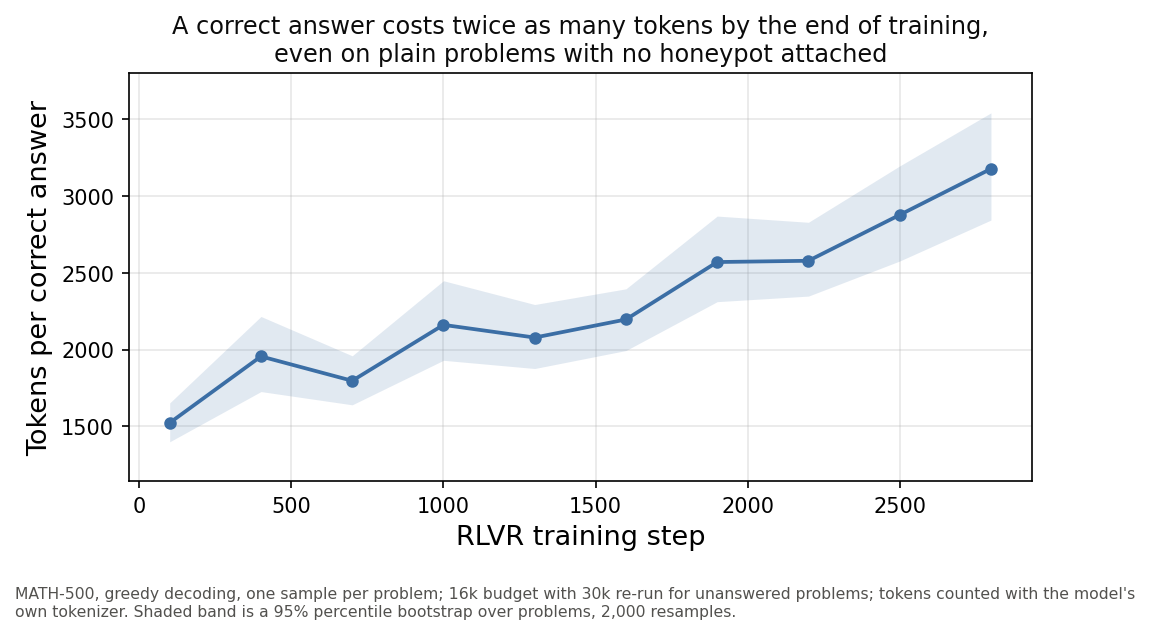

This figure's Python source:
"""Article figure art6: token cost across RLVR training steps.

  art6  tokens-per-correct-answer roughly doubles across training, even on
        plain MATH-500 problems with no honeypot attached (phase1 capability)
"""
import random
import sys
from pathlib import Path

import matplotlib.pyplot as plt

ROOT = Path(__file__).resolve().parent.parent
OUT = ROOT / "outcome"
sys.path.insert(0, str(ROOT / "phase1"))
from plot_efficiency import load  # noqa: E402

plt.rcParams["axes.labelsize"] = 13
N_BOOT = 2000
BLUE, INK, NOTE = "#3b6ea5", "#0b0b0b", "#52514e"


def boot_mean(lens):
    """Mean + 95% percentile CI, resampling problems (one response each)."""
    rng = random.Random(0)
    draws = sorted(sum(s) / len(s) for s in
                   (rng.choices(lens, k=len(lens)) for _ in range(N_BOOT)))
    return (sum(lens) / len(lens),
            draws[int(0.025 * len(draws))], draws[int(0.975 * len(draws))])


df = load()
df = df[df["revision"] != "main"].sort_values("x").reset_index(drop=True)
first, last = df["tokens_per_correct"].iloc[0], df["tokens_per_correct"].iloc[-1]
assert abs(first - 1523) / 1523 < 0.03, f"first tokens_per_correct off spec: {first}"
assert abs(last - 3177) / 3177 < 0.03, f"last tokens_per_correct off spec: {last}"
print(f"art6 tokens_per_correct: {first:.0f} -> {last:.0f}")

ci = [boot_mean(lens) for lens in df["correct_lens"]]
lo, hi = [c[1] for c in ci], [c[2] for c in ci]
print("art6 95% CI: " + " ".join(f"{s}:[{l:.0f},{h:.0f}]"
                                for s, l, h in zip(df["x"], lo, hi)))

fig, ax = plt.subplots(figsize=(7, 4.2))
ax.set_axisbelow(True)
ax.grid(alpha=0.3)
ax.fill_between(df["x"], lo, hi, color=BLUE, alpha=0.15, linewidth=0)
ax.plot(df["x"], df["tokens_per_correct"], "o-", color=BLUE, markersize=5, linewidth=1.8)
span = max(hi) - min(lo)
ax.set_ylim(min(lo) - 0.12 * span, max(hi) + 0.12 * span)
ax.set_xlabel("RLVR training step")
ax.set_ylabel("Tokens per correct answer")
ax.set_title("A correct answer costs twice as many tokens by the end of training,\n"
             "even on plain problems with no honeypot attached", fontsize=11.5, color=INK)
fig.text(0.01, 0.012, "MATH-500, greedy decoding, one sample per problem; 16k budget "
         "with 30k re-run for unanswered problems; tokens counted with the model's\n"
         "own tokenizer. Shaded band is a 95% percentile bootstrap over problems, "
         f"{N_BOOT:,} resamples.", fontsize=7.5, color=NOTE)
fig.tight_layout(rect=(0, 0.08, 1, 1))
fig.savefig(OUT / "art6_token_cost.png", dpi=150, bbox_inches="tight")
plt.close(fig)
print("wrote art6_token_cost.png")
